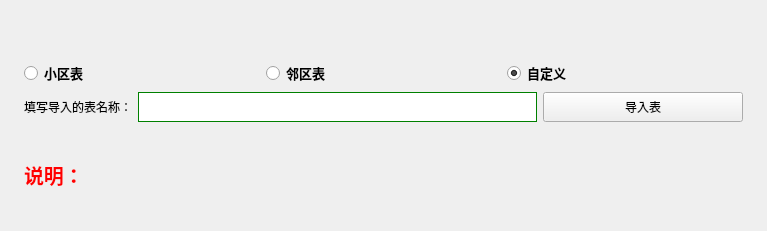
<?xml version="1.0" encoding="UTF-8"?>
<ui version="4.0">
 <class>gsDockWidget</class>
 <widget class="QgsDockWidget" name="gsDockWidget">
  <property name="geometry">
   <rect>
    <x>0</x>
    <y>0</y>
    <width>767</width>
    <height>231</height>
   </rect>
  </property>
  <property name="windowTitle">
   <string>导入表到数据库</string>
  </property>
  <widget class="QWidget" name="dockWidgetContents">
   <layout class="QVBoxLayout" name="verticalLayout_3">
    <item>
     <layout class="QVBoxLayout" name="verticalLayout">
      <property name="leftMargin">
       <number>15</number>
      </property>
      <property name="topMargin">
       <number>15</number>
      </property>
      <property name="rightMargin">
       <number>15</number>
      </property>
      <item>
       <layout class="QVBoxLayout" name="verticalLayout_2">
        <property name="leftMargin">
         <number>0</number>
        </property>
        <property name="rightMargin">
         <number>0</number>
        </property>
        <item>
         <widget class="QgsFileWidget" name="mQgsFileWidget">
          <property name="sizePolicy">
           <sizepolicy hsizetype="Expanding" vsizetype="Expanding">
            <horstretch>0</horstretch>
            <verstretch>0</verstretch>
           </sizepolicy>
          </property>
          <property name="maximumSize">
           <size>
            <width>16777215</width>
            <height>30</height>
           </size>
          </property>
         </widget>
        </item>
        <item>
         <layout class="QHBoxLayout" name="horizontalLayout_3">
          <property name="leftMargin">
           <number>0</number>
          </property>
          <property name="rightMargin">
           <number>0</number>
          </property>
          <item>
           <widget class="QRadioButton" name="radioButton_3">
            <property name="font">
             <font>
              <family>Arial</family>
              <pointsize>10</pointsize>
              <weight>75</weight>
              <bold>true</bold>
             </font>
            </property>
            <property name="text">
             <string>小区表</string>
            </property>
           </widget>
          </item>
          <item>
           <widget class="QRadioButton" name="radioButton_2">
            <property name="font">
             <font>
              <family>Arial</family>
              <pointsize>10</pointsize>
              <weight>75</weight>
              <bold>true</bold>
             </font>
            </property>
            <property name="text">
             <string>邻区表</string>
            </property>
           </widget>
          </item>
          <item>
           <widget class="QRadioButton" name="radioButton">
            <property name="font">
             <font>
              <family>Arial</family>
              <pointsize>10</pointsize>
              <weight>75</weight>
              <bold>true</bold>
             </font>
            </property>
            <property name="text">
             <string>自定义</string>
            </property>
            <property name="checked">
             <bool>true</bool>
            </property>
           </widget>
          </item>
         </layout>
        </item>
       </layout>
      </item>
      <item>
       <layout class="QHBoxLayout" name="horizontalLayout_2">
        <property name="sizeConstraint">
         <enum>QLayout::SetDefaultConstraint</enum>
        </property>
        <property name="leftMargin">
         <number>0</number>
        </property>
        <property name="rightMargin">
         <number>0</number>
        </property>
        <item>
         <widget class="QLabel" name="label">
          <property name="sizePolicy">
           <sizepolicy hsizetype="Fixed" vsizetype="Preferred">
            <horstretch>0</horstretch>
            <verstretch>0</verstretch>
           </sizepolicy>
          </property>
          <property name="text">
           <string>填写导入的表名称：</string>
          </property>
         </widget>
        </item>
        <item>
         <widget class="QTextEdit" name="textEdit">
          <property name="sizePolicy">
           <sizepolicy hsizetype="Minimum" vsizetype="Expanding">
            <horstretch>0</horstretch>
            <verstretch>0</verstretch>
           </sizepolicy>
          </property>
          <property name="maximumSize">
           <size>
            <width>16777215</width>
            <height>30</height>
           </size>
          </property>
          <property name="styleSheet">
           <string notr="true">border: 1px solid green;</string>
          </property>
          <property name="readOnly">
           <bool>false</bool>
          </property>
         </widget>
        </item>
        <item>
         <widget class="QPushButton" name="pushButton">
          <property name="sizePolicy">
           <sizepolicy hsizetype="Fixed" vsizetype="Expanding">
            <horstretch>0</horstretch>
            <verstretch>0</verstretch>
           </sizepolicy>
          </property>
          <property name="maximumSize">
           <size>
            <width>200</width>
            <height>30</height>
           </size>
          </property>
          <property name="text">
           <string>导入表</string>
          </property>
         </widget>
        </item>
       </layout>
      </item>
      <item>
       <widget class="QLabel" name="label_2">
        <property name="font">
         <font>
          <family>Arial</family>
          <pointsize>-1</pointsize>
          <weight>75</weight>
          <bold>true</bold>
         </font>
        </property>
        <property name="styleSheet">
         <string notr="true">color: red; font-size: 20px;</string>
        </property>
        <property name="text">
         <string>说明：</string>
        </property>
       </widget>
      </item>
     </layout>
    </item>
   </layout>
  </widget>
 </widget>
 <customwidgets>
  <customwidget>
   <class>QgsDockWidget</class>
   <extends>QDockWidget</extends>
   <header>qgsdockwidget.h</header>
   <container>1</container>
  </customwidget>
  <customwidget>
   <class>QgsFileWidget</class>
   <extends>QWidget</extends>
   <header>qgsfilewidget.h</header>
  </customwidget>
 </customwidgets>
 <resources/>
 <connections/>
</ui>
